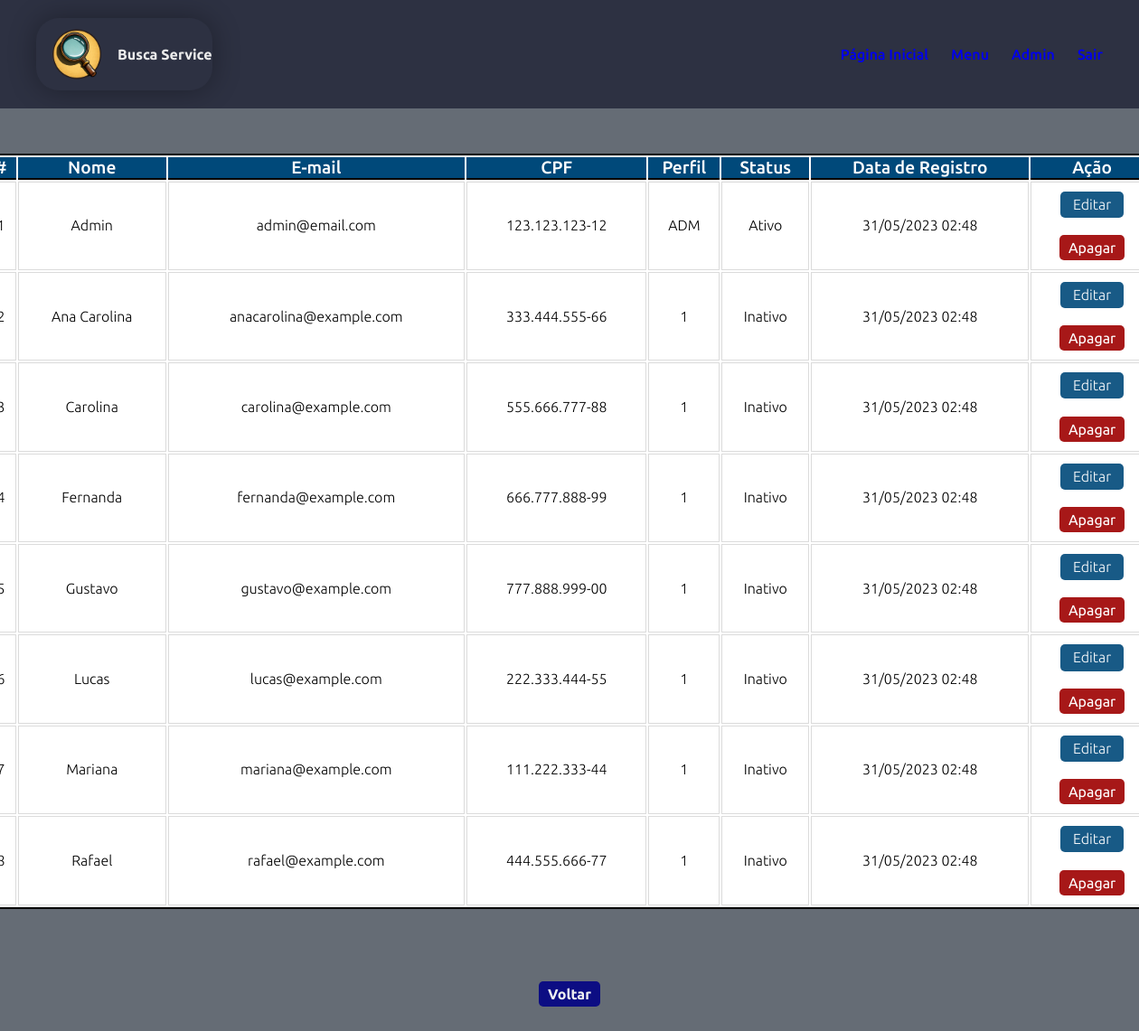
The app's page /app/views/usuario_admin_listcli.php (signed in), older data.
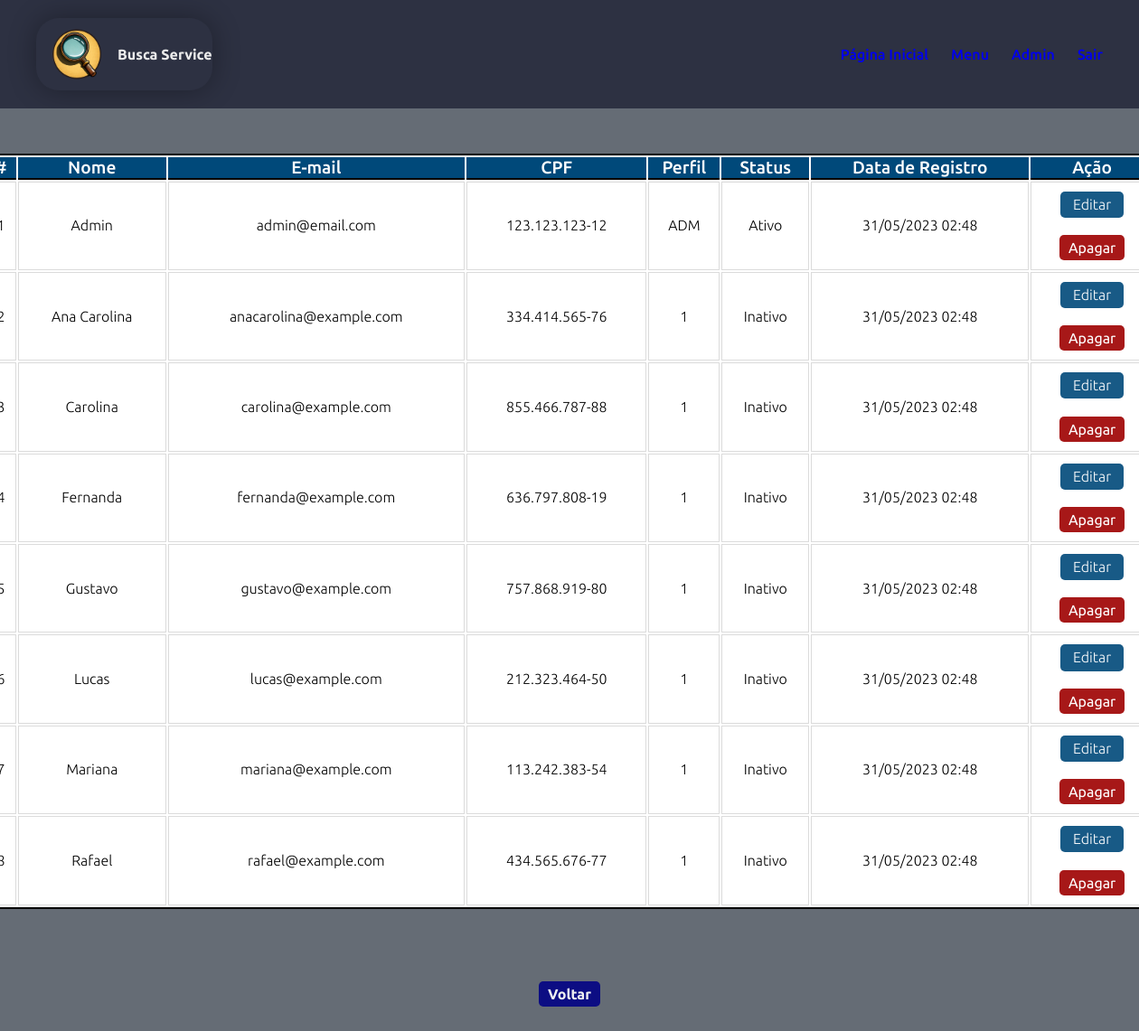
The same page, newer data.
### tables this page shows
CREATE TABLE cliente (
  idcli INT(11) NOT NULL AUTO_INCREMENT,
  nome VARCHAR(45) NOT NULL,
  email VARCHAR(255) NOT NULL,
  senha VARCHAR(60) NOT NULL,
  cpf VARCHAR(14) NOT NULL,
  telefone VARCHAR(18) NOT NULL,
  cep VARCHAR(9) NOT NULL,
  estado VARCHAR(45) NOT NULL,
  cidade VARCHAR(45) NOT NULL,
  bairro VARCHAR(45) NOT NULL,
  perfil VARCHAR(3) NOT NULL DEFAULT 'CLI' COMMENT 'ADM=Administrador\\nPRO=Profissional\\nCLI=Cliente',
  status TINYINT(1) NOT NULL DEFAULT 1 COMMENT '\"0\" = Inativo / \"1\" = Ativo',
  dataregcli DATETIME NOT NULL DEFAULT CURRENT_TIMESTAMP(),
  PRIMARY KEY (idcli)
  );

### app/views/usuario_admin_listcli.php (the view, shortened to what this page needs)
<?php
require_once 'layouts/site/header.php';
$dbh = Conexao::getInstance();
$query = "SELECT * FROM `busca_service`.`cliente` ORDER BY nome, dataregcli";
$stmt = $dbh->prepare($query);
$stmt->execute();
$rows = $stmt->fetchAll(PDO::FETCH_ASSOC);
?>
<body>
    <?php require_once 'layouts/admin/menu.php'; ?>
    <main class="bg_form">
        <div class="main_opc">
            <div class="main_stage">
                <div class="main_stage_content">
                    <article>
                        <header>
                            <table border="0" width="1300px" class="table">
                                <tr>
                                    <th>#</th>
                                    <th>Nome</th>
                                    <th>E-mail</th>
                                    <th>CPF</th>
                                    <th>Perfil</th>
                                    <th>Status</th>
                                    <th>Data de Registro</th>
                                    <th>Ação</th>
                                </tr>
                                <?php
                                if ($rows) {
                                    $count = 1;
                                    foreach ($rows as $row) { ?>
                                        <tr>
                                            <td><?= $count ?></td>
                                            <td><?= $row['nome'] ?></td>
                                            <td><?= $row['email'] ?></td>
                                            <td><?= $row['cpf'] ?></td>
                                            <td><?= $row['perfil'] ?></td>
                                            <td><?= ($row['status'] == '1' ? 'Ativo' : 'Inativo') ?></td>
                                            <td><?= date('d/m/Y H:i', strtotime($row['dataregcli'])) ?></td>
                                            <td>
                                                <a href="usuario_admin_updcli.php?idcli=<?= $row['idcli'] ?>" class="btn" id="edit">Editar</a>
                                                <form action="" method="post">
                                                    <button class="btn" name="botao" id="delete" value="deletar" onclick="return confirm('Deseja excluir o usuário?');">Apagar</button>
                                                </form>
                                            </td>
                                        </tr>
                                    <?php $count++;
                                    }
                                } else { ?>
                                    <tr>
                                        <td colspan="8"><strong>Não existem clientes cadastrados.</strong></td>
                                    </tr>
                                <?php } ?>
                            </table>
                        </header>
                    </article>
                    <article>
                        <header>
                            <h2><a href="gerenciamento_admin_list.php" class="btn_volta">Voltar</a></h2>
                        </header>
                    </article>
                </div>
            </div>
    </main>
</body>
</html>

### app/views/layouts/site/header.php (shortened to what this page needs)
<!DOCTYPE html>
<html lang="pt-br">
<head>
    <link rel="stylesheet" href="assets/css/boot.css" type="text/css">
    <link rel="stylesheet" href="assets/css/style.css" type="text/css">
    <link rel="stylesheet" href="assets/css/fonticon.css" type="text/css">
    <link rel="stylesheet" href="assets/css/login.css" type="text/css">
    <link rel="stylesheet" href="assets/css/lista.css" type="text/css">
    <link rel="stylesheet" href="assets/css/formulario.css" type="text/css">
    <link rel="stylesheet" href="assets/css/footer_links.css" type="text/css">
    <link rel="stylesheet" href="assets/css/contato.css" type="text/css">
    <link rel="stylesheet" href="assets/css/resultado.css" type="text/css">
    <link rel="stylesheet" href="assets/css/perfil_cli.css" type="text/css">
    <link href="assets/css/modal.css" rel="stylesheet">
</head>
<body>

### app/views/layouts/admin/menu.php (shortened to what this page needs)
<!DOCTYPE html>
<html lang="pt-br">
<head>
    <link rel="stylesheet" href="assets/css/boot.css" type="text/css">
    <link rel="stylesheet" href="assets/css/style.css" type="text/css">
    <link rel="stylesheet" href="assets/css/fonticon.css" type="text/css">
    <link rel="stylesheet" href="assets/css/login.css" type="text/css">
    <link rel="stylesheet" href="assets/css/lista.css" type="text/css">
    <link rel="stylesheet" href="assets/css/formulario.css" type="text/css">
    <link href="assets/css/modal.css" rel="stylesheet">
</head>
<body>
    <section>
        <header class="navbar">
            <div class="main-navbar">
                <a class="main-navbar-logo-nome" href="index.php">
                    <img class="imagem " src="assets/img/logo.png" alt="Busca Service" title="Busca Service" width="80">
                    <h1 class="nomesite">Busca Service</h1>
                </a>
                <nav>
    <ul class="navmenu">
        <li><a href="index.php">Página Inicial</a></li>
        <?php
        if (isset($_SESSION['usuario']) && $_SESSION['usuario']['perfil'] == 'ADM') {
            echo "<li><a href='usuario_admin.php'>Menu</a></li>";
            $nomeConta = $_SESSION['usuario']['nome'];
            echo "<li><a href='usuario_admin.php'>$nomeConta</a></li>";
            echo "<li><a href='logout.php'>Sair</a></li>";
        }
        ?>
    </ul>
</nav>
            </div>
        </header>
    </section>

### app/views/assets/css/boot.css (style rules this page uses)
* { padding: 0; margin: 0; box-sizing: border-box; text-decoration: none; font-size: 1em; font-family: 'Ubuntu', sans-serif; }

### app/views/assets/css/style.css (style rules this page uses)
html { height: 100%; min-height: 100%; }
body { display: flex; flex-direction: column; min-height: 100%; }
.main-navbar { display: flex; justify-content: space-between; padding: 20px 40px; background-color: #2d3142; align-items: center; flex-direction: row; flex-wrap: wrap; gap: 30px; }
.main-navbar-logo-nome { display: flex; align-items: center; text-decoration: none; color: #ebebeb; border-radius: 25px; -webkit-box-shadow: 0px 0px 31px 0px rgba(0, 0, 0, 0.33); -moz-box-shadow: 0px 0px 31px 0px rgba(0, 0, 0, 0.33); box-shadow: 0px 0px 31px 0px rgba(0, 0, 0, 0.33); transition: transform 0.3s ease; }
.imagem { border: 0px solid black; margin-right: 5px; margin-left: 5px; padding: 10px; }
.navmenu { list-style: none; display: flex; gap: 25px; font-weight: 500; }
.navmenu li { display: flex; align-items: center; }

### app/views/assets/css/lista.css (style rules this page uses)
.main_stage { width: 100%; }
.main_stage .main_stage_content { display: flex; max-width: 1300px; margin: 30px auto; display: flex; flex-wrap: wrap; padding: 20px 0; flex-basis: 100%; text-align: center; font-weight: 300; justify-content: center; }
.table { border: 2px solid black; background-color: #fff; }
.table tr th { font-weight: 500; font-size: 1.2em; background-color: rgb(0, 73, 122); color: #fff; border-bottom: 2px solid black; }
.table td { padding-bottom: 10px; padding-top: 10px; padding-left: 5px; padding-right: 5px; line-height: 1.2; border: 1px solid #dbdbdb; border-top: 1px solid #dbdbdb; background-color: #fff; }
.btn { margin: 0 auto; border-radius: 5px; border: none; color: #fff; padding: 5px 10px; opacity: 0.9; display: flex; align-items: center; }
#edit { display: flex; justify-content: center; background-color: rgb(0, 73, 122); width: 70px; }
#delete { background-color: rgb(158, 0, 0); }
.btn_volta { margin: 10vh auto; background-color: rgb(3, 3, 133); border-radius: 5px; border: none; color: #fff; padding: 5px 10px; opacity: 0.9; display: flex; align-items: center; }

### app/views/assets/css/formulario.css (style rules this page uses)
.bg_form { background-color: #656c75; }

Row changes from the older to the newer data that the page shows:
changed cliente "Ana Carolina": cpf "333.444.555-66" → "334.414.565-76"
changed cliente "Carolina": cpf "555.666.777-88" → "855.466.787-88"
changed cliente "Fernanda": cpf "666.777.888-99" → "636.797.808-19"
changed cliente "Gustavo": cpf "777.888.999-00" → "757.868.919-80"
changed cliente "Lucas": cpf "222.333.444-55" → "212.323.464-50"
changed cliente "Mariana": cpf "111.222.333-44" → "113.242.383-54"
changed cliente "Rafael": cpf "444.555.666-77" → "434.565.676-77"
